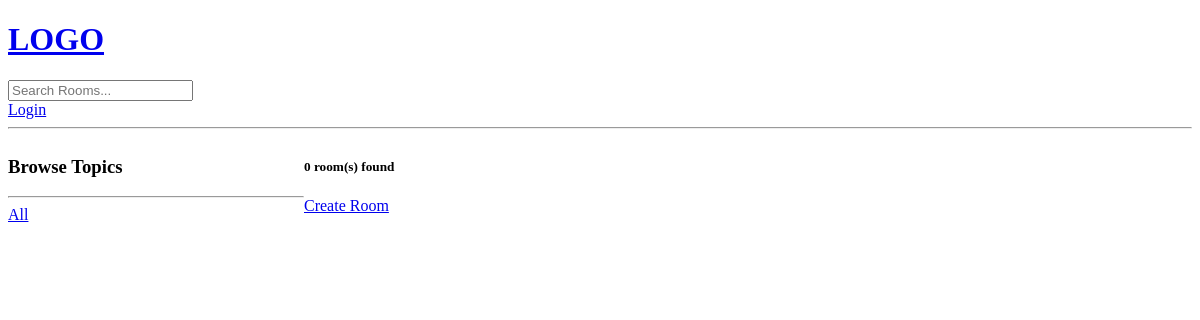
The app's page /, older data.
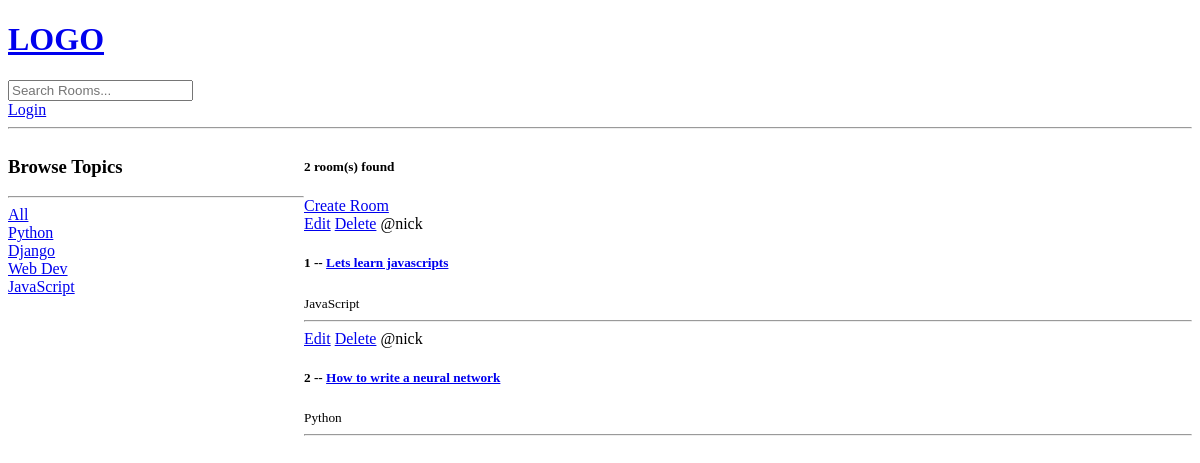
The same page, newer data.
### base/models.py (models this page shows, shortened)
class Topic(models.Model):
    name = models.CharField(max_length=200)

class Room(models.Model):
    host = models.ForeignKey(User, on_delete=models.SET_NULL, null = True)
    topic = models.ForeignKey(Topic, on_delete=models.SET_NULL, null = True)  #change later
    name = models.CharField(max_length=200)
    description = models.TextField(null=True, blank=True)
    updated = models.DateTimeField(auto_now=True)
    created = models.DateTimeField(auto_now_add=True)
    class Meta:
        ordering = ['-updated', '-created']

### base/views.py (the view)
# urls.py: path('', views.home, name="home"),
def home(request):
    q = request.GET.get('q') if request.GET.get('q') != None else ''
    rooms = Room.objects.filter(
        Q(topic__name__icontains=q) |
        Q(name__icontains=q) |
        Q(description__icontains=q)
    )
    topics = Topic.objects.all()
    room_count = rooms.count()
    context = {'rooms': rooms, 'topics': topics, 'room_count': room_count}
    return render(request, 'base/home.html', context)

### base/templates/base/home.html (shortened to what this page needs)
{% extends 'main.html' %}
{% block content %}
<div class = "home-container">
    <div>
        <h3>Browse Topics</h3>
        <hr>
        <div>
            <a href="{% url 'home' %}">All</a>
        </div>
        {% for topic in topics %}
            <div>
                <a href="{% url 'home' %}?q={{topic.name}}">{{topic.name}}</a>
            </div>
        {% endfor %}
    </div>
    <div>
        <h5>{{rooms.count}} room(s) found</h5>
        <a href="{% url 'create-room' %}">Create Room</a>
        <div>
            {% for room in rooms %}
            <div>
                <a href="{% url 'update-room' room.id %}">Edit</a>
                <a href="{% url 'delete-room' room.id %}">Delete</a>
                <span>@{{room.host.username}}</span>
                <h5>{{room.id}} -- <a href="{% url 'room' room.id %}">{{room.name}}</a></h5>
                <small>{{room.topic.name}}</small>
                <hr>
            </div>
            {% endfor %}
        </div>
    </div>
</div>
{% endblock %}

### templates/main.html (shortened to what this page needs)
<!DOCTYPE html>
<html>
<head>
</head>
<body>
    {% include 'navbar.html' %}
    {% block content %}
    {% endblock %}
</body>
</html>

### templates/navbar.html
<a href="/">
    <h1>LOGO</h1>
</a>
<form method = "GET" actions = "{% url 'home' %}">
    <input type="text" name = "q" placeholder = "Search Rooms...">
</form>
{% if request.user.is_authenticated %}
<a href="">Logout</a>
{% else %}
<a href="{% url 'login' %}">Login</a>
{% endif %}
<hr>

### base/templates/base/home.html (style rules this page uses)
.home-container { display: grid; grid-template-columns: 1fr 3fr; }

Row changes from the older to the newer data that the page shows:
added Topic: name "Python"
added Topic: name "Django"
added Topic: name "Web Dev"
added Topic: name "JavaScript"
added Room: host.username "nick", id "1", name "Lets learn javascripts", topic.name "JavaScript"
added Room: host.username "nick", id "2", name "How to write a neural network", topic.name "Python"
Text that changed along with them:
{{ rooms.count }}: "0" → "2"
